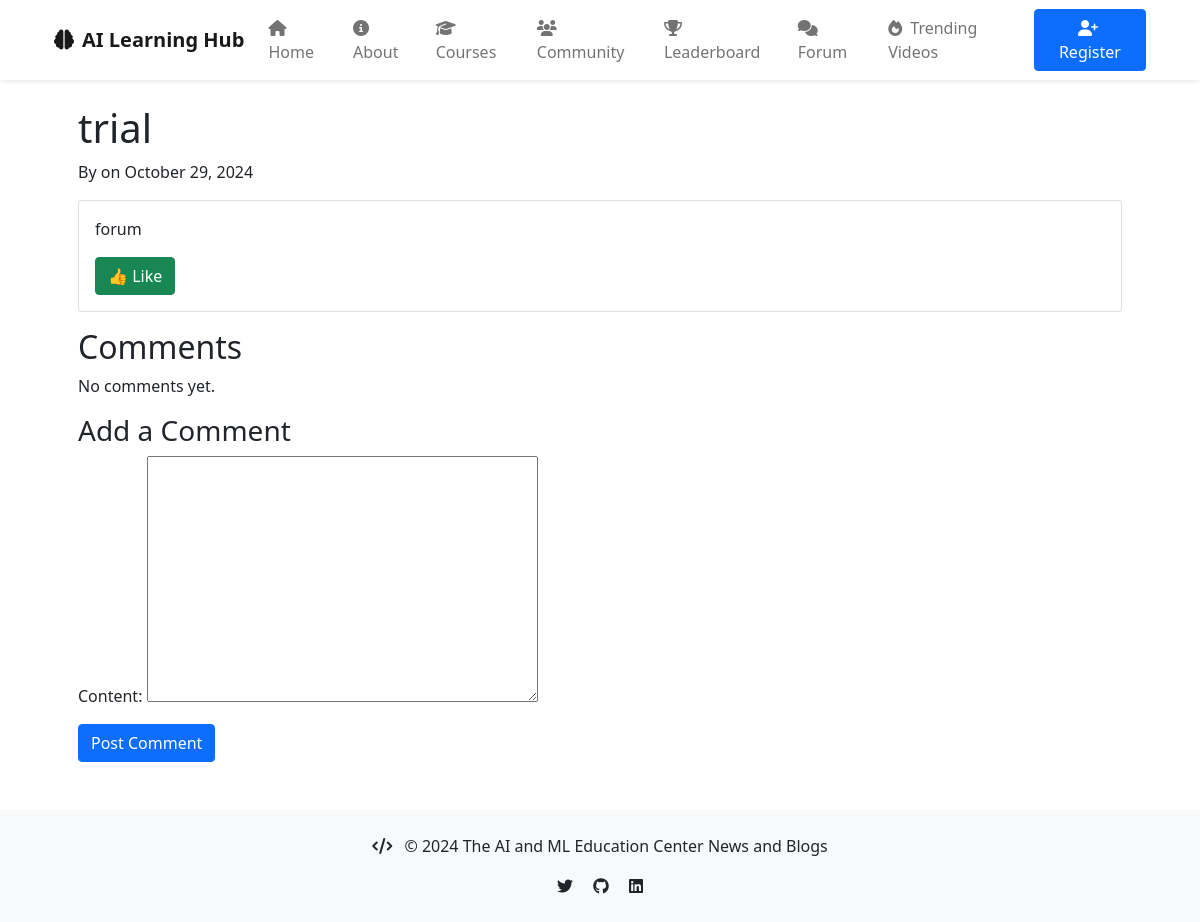
/thread/1/, run on the app's committed database.
### apps/models.py (models this page shows)
class ForumThread(models.Model):
    title = models.CharField(max_length=200)
    content = models.TextField()
    author = models.ForeignKey(User, on_delete=models.CASCADE)
    created_at = models.DateTimeField(auto_now_add=True)
    updated_at = models.DateTimeField(auto_now=True)

### apps/views.py (the view)
# urls.py: path('thread/<int:thread_id>/', views.thread_detail, name='thread_detail'),
def thread_detail(request, thread_id):
    thread = get_object_or_404(ForumThread, id=thread_id)
    if request.method == 'POST':
        form = ForumCommentForm(request.POST)
        if form.is_valid():
            comment = form.save(commit=False)
            comment.thread = thread  # Associate the comment with the thread
            comment.author = request.user  # Set the author to the current user
            comment.save()  # Save the comment to the database
            return redirect('blog:thread_detail', thread_id=thread.id)
    else:
        form = ForumCommentForm()  # Initialize an empty form for GET requests
    comments = thread.forumcomment_set.all()
    return render(request, 'thread_detail.html', {
        'thread': thread,
        'comments': comments,
        'form': form,
    })

### apps/forms.py
class ForumCommentForm(forms.ModelForm):
    class Meta:
        model = ForumComment
        fields = ['content']

### apps/templates/thread_detail.html (shortened to what this page needs)
{% extends 'base.html' %}
{% block content %}
<!DOCTYPE html>
<html lang="en">
<head>
    <link rel="stylesheet" href="https://cdn.jsdelivr.net/npm/bootstrap@5.0.2/dist/css/bootstrap.min.css">
</head>
<body>
    <div class="container mt-4">
        <h1>{{ thread.title }}</h1>
        <p>By {{ thread.author.username }} on {{ thread.created_at|date:"F j, Y" }}</p>
        <div class="card mb-3">
            <div class="card-body">
                <p>{{ thread.content }}</p>
                <button class="btn btn-success" onclick="alert('Liked!')">👍 Like</button>
            </div>
        </div>
        <h2>Comments</h2>
        {% for comment in comments %}
            <div class="card mb-2">
                <div class="card-body">
                    <p><strong>{{ comment.author.username }}:</strong> {{ comment.content }}</p>
                    <p class="text-muted">{{ comment.created_at|date:"F j, Y" }}</p>
                </div>
            </div>
        {% empty %}
            <p>No comments yet.</p>
        {% endfor %}
        <h3>Add a Comment</h3>
        <form method="POST">
            {{ form.as_p }}
            <button type="submit" class="btn btn-primary">Post Comment</button>
        </form>
    </div>
</body>
</html>
{% endblock %}

### data on the page
ForumThread: title "trial", created_at "October 29, 2024", content "forum"
